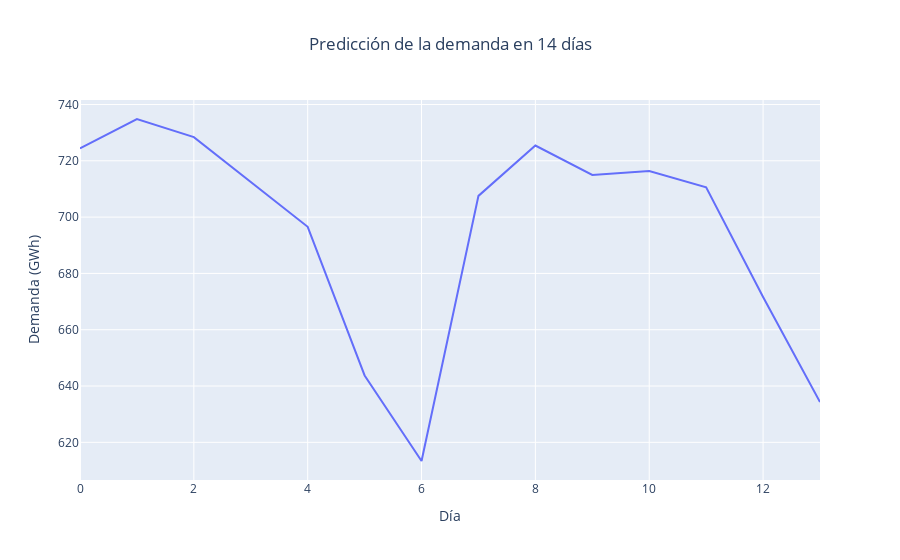

Source (notebook cell):
### Code cell
one_real = y_val[-14:]#.tolist()

one_real, predictions_real_one = desescalado(one_real, future_predictions, scaler)

# Graficar
fig_one = px.line(
                       y=predictions_real_one,
                       title='Predicción de la demanda en 14 días',
                       labels={'x': 'Día', 'y': 'Demanda (GWh)'}

                       )

fig_one.update_layout(
    title_x=0.5,
    legend_title_text="Variables"
)

fig_one.for_each_trace(lambda t: t.update(name="Demanda real" if t.name == "wide_variable_0" else "Predicción"))

fig_one.show()

### Figure 1 — Plotly figure (JSON) as saved in the notebook; plotly's stock layout.template omitted (floating-point values rounded to 4 significant figures)
{"data": [{"hovertemplate": "Día=%{x}<br>Demanda (GWh)=%{y}<extra></extra>", "legendgroup": "", "line": {"color": "#636efa", "dash": "solid"}, "marker": {"symbol": "circle"}, "mode": "lines", "name": "Predicción", "orientation": "v", "showlegend": false, "type": "scatter", "x": [0, 1, 2, 3, 4, 5, 6, 7, 8, 9, 10, 11, 12, 13], "xaxis": "x", "y": [724.4, 734.8, 728.4, 712.6, 696.6, 643.7, 613.4, 707.5, 725.4, 715.0, 716.3, 710.6, 671.6, 634.3], "yaxis": "y"}], "layout": {"legend": {"title": {"text": "Variables"}, "tracegroupgap": 0}, "title": {"text": "Predicción de la demanda en 14 días", "x": 0.5}, "xaxis": {"anchor": "y", "domain": [0, 1], "title": {"text": "Día"}}, "yaxis": {"anchor": "x", "domain": [0, 1], "title": {"text": "Demanda (GWh)"}}}}
